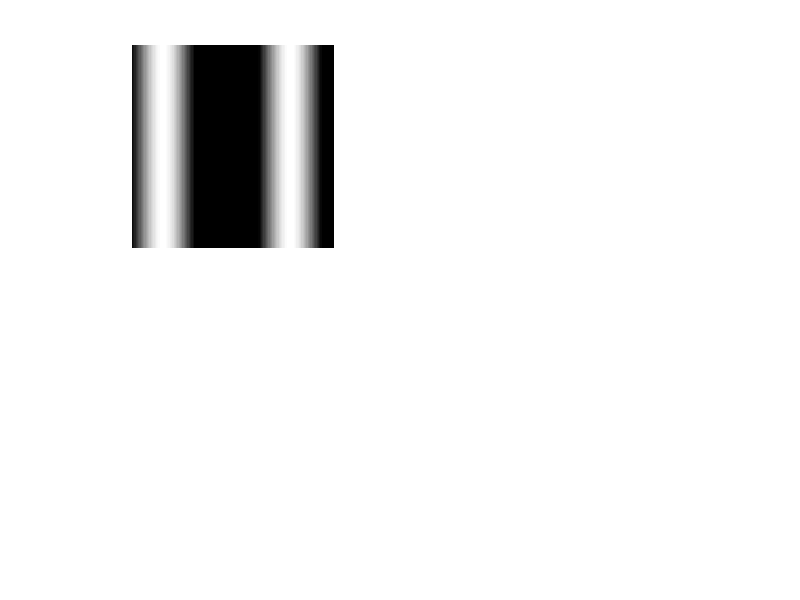

Write the MATLAB code that produced this figure. (Note: this script raises an error after producing the figure.)
% test algorithm from nishdate 2013 paper on axial gradient in slab

%%% Might be able to skip sort call if all are used... ?

%%% Can speed up 3x3 matrix calc due to symmetry

close all; 
clear;    
    
%create graded depth profile
depth = 10;
voxel_size = 0.0625;

vol_size = depth/voxel_size;

%%% Matrix is symetric, so can probably cut (at least) three terms
lens_volume = zeros(vol_size,vol_size,vol_size,3,3);

gradientType = 1;
% 0 is for eNegative, 1 is for axial
%%% Should pass to analytic function

if gradientType
    alpha = 0.5;
else
     a = 0.05;
     b = 0.2;
     c = 4; 
end

% Calculate refractive index
for i = 1:vol_size
    if gradientType
        lens_volume(:,:,i,3,3) = (1+alpha*sin(i*voxel_size))^2;
    else
        lens_volume(:,:,i,1,1) = a*((i*voxel_size)^2+c);
    
        lens_volume(:,:,i,2,2) = -lens_volume(:,:,i,1,1);

        lens_volume(:,:,i,3,3) = b^2*((i*voxel_size)^2+c);
    end
end

if gradientType
    lens_volume(:,:,:,1,1) = 1;

    lens_volume(:,:,:,2,2) = 1;
end

%%% Maybe be able to pack fewer given symmetry

%Seperate into cells for faster processing.
lens_volume_seperated = cell(3,3);

for i = 1:3
    for j = 1:3
        if all(lens_volume(:,:,:,i,j) == lens_volume(1,1,1,i,j))
            %If all are equal just store one value 
            lens_volume_seperated{i,j} = lens_volume(1,1,1,i,j);
        else
            lens_volume_seperated{i,j} = lens_volume(:,:,:,i,j);
        end
    end
end

[temp_x, temp_y, temp_z] = meshgrid(1:vol_size, 1:vol_size, 1:vol_size);
vol_inds = sub2ind([vol_size, vol_size, vol_size], temp_x(:), temp_y(:), temp_z(:));
vol_coords = ([temp_x(:), temp_y(:), temp_z(:)])*voxel_size;

z_steps = (1:vol_size)*voxel_size;

%set up initial rays.
% step_num = 20;
% temp_p = (0.5*depth/voxel_size+step_num):step_num:(2.5*depth/voxel_size-step_num);
% [temp_x, temp_y] = meshgrid(temp_p, temp_p);
ray_origins = [mean(vol_coords(:,1)), mean(vol_coords(:,2)), voxel_size]'/voxel_size; %3xn 

%trace rays by stepping across
figure; 
subplot(2,2,1);
imshow((permute(lens_volume(:,vol_size/2,:, 3, 3), [1 3 2])-1)/(max(lens_volume(:))-1));

%trace through
interp_type = '45';

for i = 1:size(ray_origins,2)
    %plot3(ray_origins(1,i), ray_origins(2,i), ray_origins(3,i),'.b');
    
    ray_t = [-0.3, 0.3, 1]'; %3x1 : ray will move from bottom to top
    
    %ray_t = [0.504, 0.3, 1]'; %3x1 : ray will move from bottom to top
    
    ray_x = ray_origins(:,i);
    
    xDirCos = ray_t(1);%/norm(ray_t);
    
    yDirCos = ray_t(2);%/norm(ray_t);
    
    % For slab, starts directly in gradient
    in_graded = 1;
    
    x = (ray_x)*voxel_size;
    t = ray_t;
    
    go = 1;

    last_nearby_x = x;

    % For unit matrix, radius 4 will take ~268 points
    nearby_inds = find(vol_coords(:,1) > x(1)-4*voxel_size & vol_coords(:,1) < x(1)+4*voxel_size & ...
        vol_coords(:,2) > x(2)-4*voxel_size & vol_coords(:,2) < x(2)+4*voxel_size & ...
        vol_coords(:,3) > x(3)-4*voxel_size & vol_coords(:,3) < x(3)+4*voxel_size);
    
    delta_s = 10^-4;
    
    ray_path = zeros(vol_size-1, 3)*NaN;
    
    current_step = 1;
    
    ray_path(current_step,:) = x;
    
    its = 1;
    
    while go
        if ~in_graded 
            ray_x = ray_x + initial_ray_t; 
        else

            x0 = x;
            t0 = t;

            [x, t, delta_s] = ray_interpolation(interp_type, x0, t0, delta_s, vol_coords(nearby_inds,:), ...
                vol_inds(nearby_inds), lens_volume_seperated, [1 1 1]*vol_size);
            
%             [x, t, delta_s] = ray_interpolation(interp_type, x0, t0, delta_s, [], ...
%                 [], [], [1 1 1]*vol_size);
            
            its = its + 1;
            
            %check if x has moved to include new voxels
            if norm(x-last_nearby_x) > voxel_size
                %if so, reselect nearby point
                
                last_nearby_x = x;
                
                nearby_inds = find(vol_coords(:,1) > x(1)-4*voxel_size & vol_coords(:,1) < x(1)+4*voxel_size & ...
                    vol_coords(:,2) > x(2)-4*voxel_size & vol_coords(:,2) < x(2)+4*voxel_size & ...
                    vol_coords(:,3) > x(3)-4*voxel_size & vol_coords(:,3) < x(3)+4*voxel_size);
                
                [x' t' delta_s*10^3]
                
                % record path for plotting later
                if x(3) >= z_steps(current_step+1)
                    current_step = current_step + 1;
                    
                    ray_path(current_step,:) = x;
                end
            end
            ray_x = x/voxel_size;
        end 
        if any(ray_x > vol_size) | any(ray_x < 1)
           go = 0; 
        end
    end
    
    ray_path(isnan(ray_path(:,1)),:) = [];
    
    % Take analytic solution
    if gradientType
        % axial
        xPath = ray_path(1,1) + xDirCos./(1 + alpha*sin(z_steps(1))).* ...
            (z_steps - z_steps(1) - alpha*(cos(z_steps) - cos(z_steps(1))));

        yPath = ray_path(1,2) + yDirCos./(1 + alpha*sin(z_steps(1))).* ...
            (z_steps - z_steps(1) - alpha*(cos(z_steps) - cos(z_steps(1))));
    else
        % For e-negative
        xPath = ray_path(1,1) + b*xDirCos*(a*(z_steps(1)^2+c))/(a*sqrt(b^2*(z_steps(1)^2+c))).*...
            log((z_steps + sqrt(z_steps.^2+c))/(z_steps(1) + sqrt(z_steps(1).^2+c)));

        yPath = ray_path(1,2) + b*yDirCos*(a*(z_steps(1)^2+c))/(a*sqrt(b^2*(z_steps(1)^2+c))).*...
            log((z_steps + sqrt(z_steps.^2+c))/(z_steps(1) + sqrt(z_steps(1).^2+c)));
    end
     
    subplot(2,2,2);
    plot3(ray_path(:,1), ray_path(:,2), ray_path(:,3),'b'); hold on
    plot3(xPath, yPath, z_steps,'g');
    axis equal
    
    subplot(2,2,3); 
    plot(ray_path(:,3), ray_path(:,1), 'bx'); hold on
    plot(z_steps, xPath, 'g')
    axis equal
    
    subplot(2,2,4); 
    plot(ray_path(:,3), ray_path(:,2), 'bx'); hold on
    plot(z_steps, yPath, 'g')
    axis equal
    
    pause(0.01)
end

function [X, T, new_delta] = ray_interpolation(type, X0, T0, delta, vol_coords, vol_inds, lens_volume, vol_size)
    %%% Make this external function and pass function handle to evaluate.

    % RKF45 from Nishidate 2011 paper with variable step size 
    % using coeffs from Table 1
    
    if 1
        k1 = numerical_dt_ds(X0, ...
            T0,...
            vol_coords, vol_inds, lens_volume, vol_size); 

        % New where both X and T are modified and delta shifted down

        if type ~= '1'
            k2 = numerical_dt_ds(X0 + delta*(T0/4), ...
                T0 +delta*(k1/4),...
                vol_coords, vol_inds, lens_volume, vol_size); 

            % Expanded eqns for X on terms below - all but 2 equal or less than 5e-16 off
            k3 = numerical_dt_ds(X0 + delta*T0*(3/32+9/32) + delta^2*(k1*(9/32*1/4)),  ...      
                T0 +delta*(k1*3/32 + k2*9/32),...
                vol_coords, vol_inds, lens_volume, vol_size); 

            k4 = numerical_dt_ds(X0+delta*T0*(1932/2197-7200/2197+7296/2197)+ ...
                delta^2*(k1*(-7200/2197*1/4 + 7296/2197*3/32) + k2*(7296/2197*9/32)),  ...
                T0 +delta*(k1*1932/2197 +k2*-7200/2197 +k3*7296/2197),...
                vol_coords, vol_inds, lens_volume, vol_size); 

            %%% Difference in K1 terms for X
            k5 = numerical_dt_ds(X0+delta*T0*(439/216 - 8 +3680/513 - 845/4104) + ...
                delta^2*(k1*(-8/4 + 3680/513*3/32 - 845/4104*1932/2197) +k2*(3680/513*9/32 -845/4104*-7200/2197) +k3*(-845/4104*7296/2197)), ...
                T0 +delta*(k1*439/216 +k2*-8 +k3*3680/513 +k4*-845/4104),...
                vol_coords, vol_inds, lens_volume, vol_size); 

            %%% Difference in K4 term for X
            k6 = numerical_dt_ds(X0+delta*T0*(-8/27 + 2 - 3544/2565 + 1859/4104 - 11/40)        + ...
                delta^2*(k1*(2*1/4 - 3544/2565*3/32 +1859/4104*1932/2197 -11/40*439/216) +k2*(-3544/2565*9/32 + 1859/4104*-7200/2197 - 11/40*-8) +k3*(1859/4104*7296/2197  - 11/40*3680/513) +k4*(-11/40*-845/4104)), ...
                T0 +delta*(k1*-8/27 +k2*2 +k3*-3544/2565 +k4*1859/4104 +k5*-11/40),...
                vol_coords, vol_inds, lens_volume, vol_size); 
        end
            
      %Old coeffs where only X is modified and delta kept up - kept to test
%     k2 = delta*numerical_dt_ds(X0+delta*T0/4        +delta*(k1/4), T0,...
%         vol_coords, vol_inds, lens_volume, vol_size); 
%     
%     k3 = delta*numerical_dt_ds(X0+delta*T0*3/8      +delta*(k1*3/32 +k2*9/32), T0,... 
%         vol_coords, vol_inds, lens_volume, vol_size); 
%     
%     k4 = delta*numerical_dt_ds(X0+delta*T0*12/13    +delta*(k1*1932/2197 +k2*-7200/2197 +k3*7296/2197), T0,...
%         vol_coords, vol_inds, lens_volume, vol_size); 
%     
%     k5 = delta*numerical_dt_ds(X0+delta*T0          +delta*(k1*439/216 +k2*-8 +k3*3680/513 +k4*-845/4104), T0,...
%         vol_coords, vol_inds, lens_volume, vol_size); 
%     
%     k6 = delta*numerical_dt_ds(X0+delta*T0/2        +delta*(k1*-8/27 +k2*2 +k3*-3544/2565 +k4*1859/4104 +k5*-11/40), T0,...
%         vol_coords, vol_inds, lens_volume, vol_size); 

    elseif 0
        k1 = analytic_dt_ds(X0, T0); 

        if type ~= '1'
            k2 = analytic_dt_ds(X0 + delta*(T0/4), T0 +delta*(k1/4)); 

            k3 = analytic_dt_ds(X0 + delta*T0*(3/32+9/32) + delta^2*(k1*(9/32*1/4)),  ...      
                T0 +delta*(k1*3/32 + k2*9/32)); 

            k4 = analytic_dt_ds(X0+delta*T0*(1932/2197-7200/2197+7296/2197)+ ...
                delta^2*(k1*(-7200/2197*1/4 + 7296/2197*3/32) + k2*(7296/2197*9/32)),  ...
                T0 +delta*(k1*1932/2197 +k2*-7200/2197 +k3*7296/2197)); 

            k5 = analytic_dt_ds(X0+delta*T0*(439/216 - 8 +3680/513 - 845/4104) + ...
                delta^2*(k1*(-8/4 + 3680/513*3/32 - 845/4104*1932/2197) +k2*(3680/513*9/32 -845/4104*-7200/2197) +k3*(-845/4104*7296/2197)), ...
                T0 +delta*(k1*439/216 +k2*-8 +k3*3680/513 +k4*-845/4104)); 

            k6 = analytic_dt_ds(X0+delta*T0*(-8/27 + 2 - 3544/2565 + 1859/4104 - 11/40)        + ...
                delta^2*(k1*(2*1/4 - 3544/2565*3/32 +1859/4104*1932/2197 -11/40*439/216) +k2*(-3544/2565*9/32 + 1859/4104*-7200/2197 - 11/40*-8) +k3*(1859/4104*7296/2197  - 11/40*3680/513) +k4*(-11/40*-845/4104)), ...
                T0 +delta*(k1*-8/27 +k2*2 +k3*-3544/2565 +k4*1859/4104 +k5*-11/40)); 
        end
        
        %Old coeffs where only X is modified and delta kept up - kept to test
%         k1 = delta*analytic_dt_ds(X0, T0); 
%         
%         k2 = delta*analytic_dt_ds(X0+delta*T0/4        +delta*(k1/4), T0); 
% 
%         k3 = delta*analytic_dt_ds(X0+delta*T0*3/8      +delta*(k1*3/32 +k2*9/32), T0); 
% 
%         k4 = delta*analytic_dt_ds(X0+delta*T0*12/13    +delta*(k1*1932/2197 +k2*-7200/2197 +k3*7296/2197), T0); 
% 
%         k5 = delta*analytic_dt_ds(X0+delta*T0          +delta*(k1*439/216 +k2*-8 +k3*3680/513 +k4*-845/4104), T0); 
% 
%         k6 = delta*analytic_dt_ds(X0+delta*T0/2        +delta*(k1*-8/27 +k2*2 +k3*-3544/2565 +k4*1859/4104 +k5*-11/40), T0); 
    end
    
    if type == '1'
        % Euler solver
        X = X0 + delta*T0;
        T = T0 + delta*k1;
        
        new_delta = delta;
        
    elseif type == '4'
        %%% Not tested (do against RK4 from RKF45), may need to extend to to modify T0
        
        % RK4 standard - works as Sharma
        % general description from Meggit and wiki is a confusing
        % explicit method on wiki and second-order eqn w/ Simpson's rule from Scaraborough - Numerical Mathmatical Analysis p 382 (ref- from Sharma) are helpful
            % can also derive w/ first order simultaneous eqns?
            % gives very similar results to first order eqns (0 1/2 1/2 1) instead of (0 1/8 1/8 1/2)
        k1 = analytic_dt_ds(X0, T0); 
        k2 = analytic_dt_ds(X0+delta*T0/2    +delta^2*k1/8, T0);
        k3 = analytic_dt_ds(X0+delta*T0/2    +delta^2*k2/8, T0);
        k4 = analytic_dt_ds(X0+delta*T0      +delta^2*k3/2, T0);
        X = X0 + delta*T0 + delta^2*(k1 + k2 + k3)/6; %b coeffs should add to 0.5
        T = T0 + delta*(k1+2*(k2+k3)+k4)/6; %b coeffs should add to 1
        
        new_delta = delta;
        
    elseif type == '45'      
        % Shifted delta down as in 5th order code
        T_4th = T0 + delta*(k1*25/216 +k3*1408/2565 +k4*2197/4104 + k5*-1/5);
        T_5th = T0 + delta*(k1*16/135 +k3*6656/12825 +k4*28561/56430 +k5*-9/50 +k6*2/55); %these b coeffs should sum to 1
        
        % from Upgrading Runge-Kutta-Fehlberg Method (RKFM) for Second Order Ordinary Differential Equations 
            % (corrected error in 5th order coeffs, k3c read 2856 instead of 28561)
            % in same manner as Scaraborough
        % 4th order coeffs
        k1C = 1408/2565*3/32 + 2197/4104*1932/2197 + -1/5*439/216;
        k2C = 1408/2565*9/32 + 2197/4104*-7200/2197 + -1/5*-8; %close to zero
        k3C = 2197/4104*7296/2197 + -1/5*3680/513;
        k4C = -1/5*-845/4104;
        X_4th = X0 + delta*T0 + delta^2*(k1*k1C + k2*k2C + k3*k3C + k4*k4C);
        
        %5th order coeffs
        k1C = 6656/12825*3/32 + 28561/56430*1932/2197 + -9/50*439/216 + 2/55*-8/27; 
        %k2C = 6656/12825*9/32 + 28561/56430*-7200/2197 + -9/50*-8 + 2/55*2; %close to zero
        k3C = 28561/56430*7296/2197 + -9/50*3680/513 + 2/55*-3544/2565;
        k4C = -9/50*-845/4104 + 2/55*1859/4104;
        k5C = 2/55*-11/40; 
        X_5th = X0 + delta*T0 + delta^2*(k1*k1C + k3*k3C + k4*k4C + k5*k5C); %these be coeffs should sum to 0.5
        
        % Get error - normalize position terms to meters
        % As eqn 16 (2011)
        er = max(abs([((X_5th')-(X_4th'))*10^3 T_5th'-T_4th']))/10^-12;
            
        %limit increase, if er goes to zero, will scale to inf.
         if er < 0.01
           er = 0.01; 
         end

        %lower bound (0.6 or 0.8 ???) should be scaled reltive to saftey factor (0.9)
            %so step does not decrease if it should increase
        if er < 0.8 | er > 1
           % As eqn 17 but divide by delta
           new_delta = 0.9*delta/er^0.2;
        else
           new_delta = delta; 
        end
        
        if isinf(new_delta) | isnan(er)
           error('Problem!') 
        end
        
        T = T_5th;
        X = X_5th;
        
    elseif type == '5'
        % Old version is when delta was included in k terms
        %T = T0 + k1*16/135 +k3*6656/12825 +k4*28561/56430 +k5*-9/50 +k6*2/55; %these b coeffs should sum to 1
        T = T0 + delta*(k1*16/135 +k3*6656/12825 +k4*28561/56430 +k5*-9/50 +k6*2/55); %these b coeffs should sum to 1
        
        %5th order coeffs - from paper above
        %TOC = (16/135 + 6656/12825 + 28561/56430 - 9/50 + 2/55); % Equals 1
        k1C = 6656/12825*3/32 + 28561/56430*1932/2197 + -9/50*439/216 + 2/55*-8/27;
        %k2C = 6656/12825*9/32 + 28561/56430*-7200/2197 + -9/50*-8 + 2/55*2; %close to zero
        k3C = 28561/56430*7296/2197 + -9/50*3680/513 + 2/55*-3544/2565;
        k4C = -9/50*-845/4104 + 2/55*1859/4104;
        k5C = 2/55*-11/40; 
        %X = X0 + delta*(T0+(k1*k1C + k3*k3C + k4*k4C + k5*k5C)); %these be coeffs should sum to 0.5
        X = X0 + delta*T0 + delta^2*(k1*k1C + k3*k3C + k4*k4C + k5*k5C);
        
        new_delta = delta;
    else
        error('Type not coded')
    end
end    

function [dt_ds] = analytic_dt_ds(X, T)

    % Should pass coefficients in for saftey...
    %%% Also pass in gradientType
    
    alpha = 0.5;

    a = 0.05;
    b = 0.2;
    c = 4;
    
    % Calculate epsilon and inverse
    epsilon_of_X = zeros(3,3);

%     epsilon_of_X(1,1) = 1;
%     
%     epsilon_of_X(2,2) = 1;
%     
%     epsilon_of_X(3,3) = (1+alpha*sin(X(3)))^2;
    
    % e-negative material
    epsilon_of_X(1,1) = a*(X(3)^2+c);
    
    epsilon_of_X(2,2) = -epsilon_of_X(1,1);
    
    epsilon_of_X(3,3) = b^2*(X(3)^2+c);
     
    inv_epsilon_of_x = inv(epsilon_of_X);
    
    % Eqv. eqn 9 (2011)
    
    % Expand christoffel symbol value and calculate values
    gamma = zeros(3,3,3); % 3x3x3 tensor expansion

    %%% Could fill out using symmetry (slightly different from epsilon)

    % Only has value when all are 3
    %gamma(3,3,3) = inv_epsilon_of_x(3,3)*(2*alpha*cos(X(3))*(alpha*sin(X(3))+1));
    
    % e-negative material
    gamma(1,1,3) = inv_epsilon_of_x(1,1)*2*a*X(3); gamma(1,3,1) = gamma(1,1,3);  
    
    gamma(2,2,3) = inv_epsilon_of_x(2,2)*-2*a*X(3); gamma(2,3,2) = gamma(2,2,3); 
    
    gamma(3,1,1) = inv_epsilon_of_x(3,3)*-2*a*X(3);
    
    gamma(3,2,2) = inv_epsilon_of_x(3,3)*2*a*X(3);
    
    gamma(3,3,3) = inv_epsilon_of_x(3,3)*2*b^2*X(3); 

    gamma = 0.5*gamma;
    
    % Eqv. to eqn 2 (2011)

    % Solve for change in dt
    dt_ds = zeros(3,1); %3x1 vector

    for i = 1:3
        % Expand eqn 32 (2013)
        dt_ds(i) = -(gamma(i,1,1)*T(1)^2 + gamma(i,2,1)*T(2)*T(1)+gamma(i,3,1)*T(3)*T(1)+...
            gamma(i,1,2)*T(1)*T(2) + gamma(i,2,2)*T(2)^2 + gamma(i,3,2)*T(3)*T(2)+...
            gamma(i,1,3)*T(1)*T(3) + gamma(i,2,3)*T(2)*T(3) + gamma(i,3,3)*T(3)^2);
        
        %dt_ds(i) = -(gamma(i,1,1)*T(1)^2 + gamma(i,2,2)*T(2)^2 + gamma(i,3,3)*T(3)^2);

    end  
end

function [dt_ds] = numerical_dt_ds(X, T, vol_coords, vol_inds, lens_volume_seperated, vol_size)
        %get change in refractive index based on christoffel symbols
            %merges method from Nishdate 2011 and 2013 papers
        
        %%% Indexes on off diagonals may be a mess here...
            
        %take sampling points first
        [sampling_inds, sampling_coords, point_dists] = getsamplingpoints(vol_coords, X);
        
        % Get epsilon values from cell array
        epsilon_of_s = zeros(length(sampling_inds),3,3);
        
        allEqualCells = zeros(3,3)*NaN;
        
        %%% Maybe able to unpack fewer given symmetry
        
        for i = 1:3
            for j =1:3
                tempVolume = lens_volume_seperated{i,j};
                if numel(tempVolume) > 1
                   epsilon_of_s(:,i,j) = tempVolume(vol_inds(sampling_inds));
                else
                   % Just a single value, no need to unpack
                   allEqualCells(i,j) = tempVolume;
                end
            end
        end

        % Hopefully faster to do using cell array 
%         [tempX, tempY, tempZ] = ind2sub(vol_size, vol_inds(sampling_inds));
%
%         for i = 1:length(sampling_inds)
%             epsilon_of_s(i,:,:) = lens_volume(tempX(i), tempY(i), tempZ(i), :, :); %nx3x3 matrix of refractive indices at sampling points
%         end
        
        %As eqn 8 (2011)
        W_of_X = zeros(size(sampling_coords,1), size(sampling_coords,1)); %nxn : diagonal matrix of weights per sampling point
        
        for i = 1:size(sampling_coords,1)
            %distance to sampling point
            d = point_dists(i);

            %As eqn 11 (2011), quartic spline weighting function
            W_of_X(i,i) = 1-6*d^2+8*d^3-3*d^4;
        end

        %As eqn 7 (2011)
        % A bit faster if done with single vectorized calc rather than per coord.
        P_of_X = calculatetricubicbasis_vec(sampling_coords(:,1), sampling_coords(:,2), sampling_coords(:,3)); %nx20 : basis vector per sampling point

%         P_of_X = zeros(size(sampling_coords,1),20); %nx20 : basis vector per sampling point
%         
%         for i = 1:size(sampling_coords,1)
%             %place basis function for each sampling point
% 
%             P_of_X(i,:) = calculatetricubicbasis(sampling_coords(i,1), sampling_coords(i,2), sampling_coords(i,3), 0)';
%         end
        
        %As eqn 5 (2011)
        M_of_X = P_of_X'*W_of_X*P_of_X; %20x20
        
        % As eqn 6 (2011)
        N_of_X = P_of_X'*W_of_X; %20xn
        
        % Solve eqn 4 (2011) (extend to 3x3 matrix)
        a_of_X = zeros(20,3,3); %20x3x3
        
        %%% Only need to calcualte to the diagonal given symmetry
        
        for i = 1:3
            for j = 1:3
                if isnan(allEqualCells(i,j))
                    matA = M_of_X;
                    
                    matB = N_of_X*epsilon_of_s(:,i,j);
                    
                    % Just test matB, matA should be good...
                    if rank(matB) >= 3 % && rank(matA) >= 3 
                        a_of_X(:,i,j) = matA\matB; %20x1 : solves M*A=N*n for a, where N*n is 20x1
                    else
                        % if rank of either less than 3, use alt method
                        a_of_X(:,i,j) = pinv(matA)*matB;
                    end
                end
            end
        end
                
        [p_of_X, dp_partial_dX] = calculatetricubicbasis(X(1), X(2), X(3), 1); %20x1 and 20x3

%       % Eqv. eqn 3 (2011)
%       n_of_X = p_of_X'*a_of_X; %1x1 : refractive index 

        % Calculate approximated epsilon at point
        epsilon_of_X = zeros(3,3);
        
        %%% Can fill out using symmetry
        
        for i = 1:3
            for j = 1:3
                if isnan(allEqualCells(i,j))
                    epsilon_of_X(i,j) = p_of_X*a_of_X(:,i,j);
                else
                    epsilon_of_X(i,j) = allEqualCells(i,j);
                end
            end
        end
        
        inv_epsilon_of_x = inv(epsilon_of_X);
        
%       % Eqv. eqn 9 (2011)
%       dn_partial_dX = dp_partial_dX'*a_of_X; %3x1 : spatial gradient of refractive index
        
        % Expand christoffel symbol value and calculate values
        gamma = zeros(3,3,3); % 3x3x3 tensor expansion
        
        %%% Could fill out using symmetry (slightly different from epsilon )
        
        for i = 1:3
            for j = 1:3
                for k = 1:3
                    
                    if inv_epsilon_of_x(i,1) ~= 0
                        term1= inv_epsilon_of_x(i,1)*(dp_partial_dX(k,:)*a_of_X(:,1,j) + dp_partial_dX(j,:)*a_of_X(:,1,k) - dp_partial_dX(1,:)*a_of_X(:,j,k));
                    else
                        term1 = 0;
                    end
                    
                    if inv_epsilon_of_x(i,2) ~= 0
                        term2 = inv_epsilon_of_x(i,2)*(dp_partial_dX(k,:)*a_of_X(:,2,j) + dp_partial_dX(j,:)*a_of_X(:,2,k) - dp_partial_dX(2,:)*a_of_X(:,j,k));
                    else
                        term2 = 0;
                    end
                    
                    if inv_epsilon_of_x(i,3) ~= 0
                        term3 = inv_epsilon_of_x(i,3)*(dp_partial_dX(k,:)*a_of_X(:,3,j) + dp_partial_dX(j,:)*a_of_X(:,3,k) - dp_partial_dX(3,:)*a_of_X(:,j,k));
                    else
                        term3 = 0;
                    end
                    
                    gamma(i,j,k) = 0.5*( term1 + term2 + term3 );
                end
            end
        end 
        
%      % Eqv. to eqn 2 (2011)
%       dT_dt = n_of_X*dn_partial_dX; %3x1 vector

        % Solve for change in dt
        dt_ds = zeros(3,1); %3x1 vector
        
        for i = 1:3
            % Expand eqn 32 (2013)
            dt_ds(i) = -(gamma(i,1,1)*T(1)^2 + gamma(i,2,1)*T(2)*T(1)+gamma(i,3,1)*T(3)*T(1)+...
                gamma(i,1,2)*T(1)*T(2) + gamma(i,2,2)*T(2)^2 + gamma(i,3,2)*T(3)*T(2)+...
                gamma(i,1,3)*T(1)*T(3) + gamma(i,2,3)*T(2)*T(3) + gamma(i,3,3)*T(3)^2);
            
        end  
end